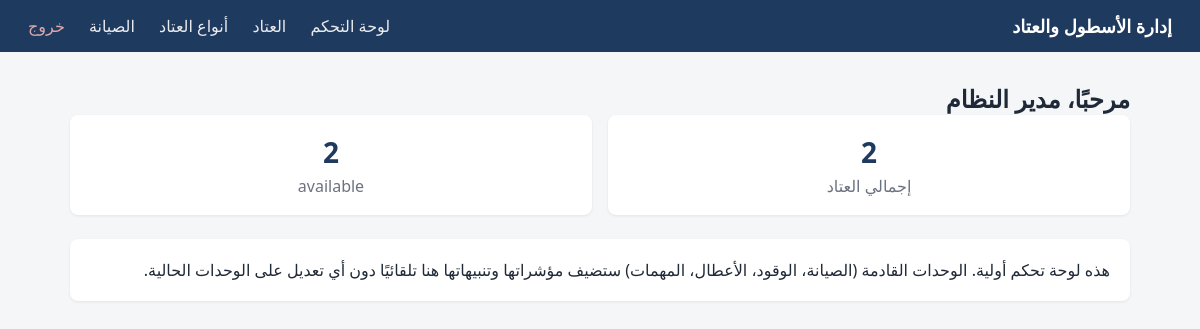
The app's page /dashboard (signed in) with its own data.
### app/modules/users/models.py (models this page shows)
class User(Base, TimestampMixin):
    __tablename__ = "users"
    id = Column(Integer, primary_key=True, index=True)
    username = Column(String(50), unique=True, index=True, nullable=False)
    full_name = Column(String(150), nullable=False)
    hashed_password = Column(String(255), nullable=False)
    role = Column(String(30), nullable=False, default="viewer")
    is_active = Column(Boolean, default=True, nullable=False)

### app/modules/equipment/models.py (models this page shows)
class Equipment(Base, AuditMixin):
    __tablename__ = "equipment"
    id = Column(Integer, primary_key=True, index=True)
    asset_code = Column(String(50), unique=True, index=True, nullable=False)
    acquisition_document = Column(String(100), nullable=True)
    registration_number = Column(String(30), unique=True, index=True, nullable=True)
    vin = Column(String(50), unique=True, nullable=True)
    equipment_type_id = Column(Integer, ForeignKey("equipment_types.id"), nullable=False)
    equipment_model_id = Column(Integer, ForeignKey("equipment_models.id"), nullable=True)
    equipment_type = relationship("EquipmentType")
    equipment_model = relationship("EquipmentModel")
    acquisition_date = Column(Date, nullable=True)
    technical_condition = Column(String(20), nullable=False, default="ready")
    operational_status = Column(String(30), nullable=False, default="available")
    current_odometer = Column(Numeric(10, 1), nullable=True, default=0)
    current_hours = Column(Numeric(10, 1), nullable=True, default=0)
    notes = Column(String(500), nullable=True)

### app/modules/dashboard/router.py (the view)
@router.get("/dashboard", response_class=HTMLResponse)
def dashboard_page(
    request: Request,
    db: Session = Depends(get_db),
    current_user: User = Depends(get_current_user),
):
    status_counts = equipment_services.count_by_operational_status(db)
    total_equipment = sum(status_counts.values())
    broken_count = equipment_services.count_broken(db)
    return templates.TemplateResponse(
        "dashboard.html",
        {
            "request": request,
            "user": current_user,
            "total_equipment": total_equipment,
            "status_counts": status_counts,
            "broken_count": broken_count,
        },
    )

### app/modules/dashboard/templates/dashboard.html (shortened to what this page needs)
{% extends "base.html" %}
{% block content %}
<h2>مرحبًا، {{ user.full_name }}</h2>
<div class="cards-grid">
    <div class="stat-card">
        <div class="stat-number">{{ total_equipment }}</div>
        <div class="stat-label">إجمالي العتاد</div>
    </div>
    {% for status, count in status_counts.items() %}
    <div class="stat-card">
        <div class="stat-number">{{ count }}</div>
        <div class="stat-label">{{ status }}</div>
    </div>
    {% endfor %}
</div>
<div class="card">
    <p>هذه لوحة تحكم أولية. الوحدات القادمة (الصيانة، الوقود، الأعطال، المهمات)
    ستضيف مؤشراتها وتنبيهاتها هنا تلقائيًا دون أي تعديل على الوحدات الحالية.</p>
</div>
{% endblock %}

### static/css/style.css (style rules this page uses)
* { box-sizing: border-box; margin: 0; padding: 0; }
body { font-family: "Segoe UI", Tahoma, sans-serif; background: #f4f6f8; color: #1f2937; }
.card { background: #fff; border-radius: 8px; padding: 20px; margin-bottom: 24px; box-shadow: 0 1px 3px rgba(0,0,0,0.08); }
.cards-grid { display: grid; grid-template-columns: repeat(auto-fit, minmax(140px, 1fr)); gap: 16px; margin-bottom: 24px; }
.stat-card { background: #fff; border-radius: 8px; padding: 18px; text-align: center; box-shadow: 0 1px 3px rgba(0,0,0,0.08); }
.stat-number { font-size: 28px; font-weight: 700; color: #1e3a5f; }
.stat-label { color: #6b7280; margin-top: 4px; }

### records on screen
User: full_name "مدير النظام"
Equipment: count "2", operational_status "available"

### other values on screen
{{ total_equipment }} "2"
